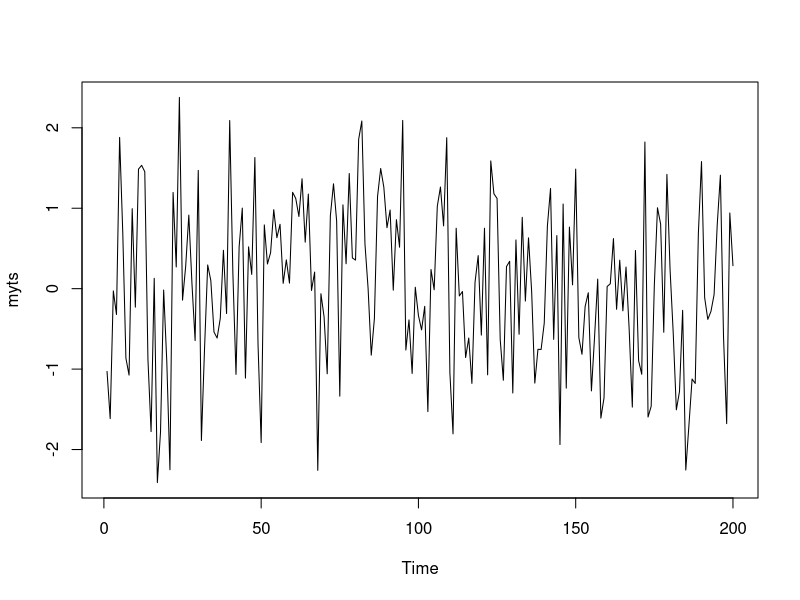
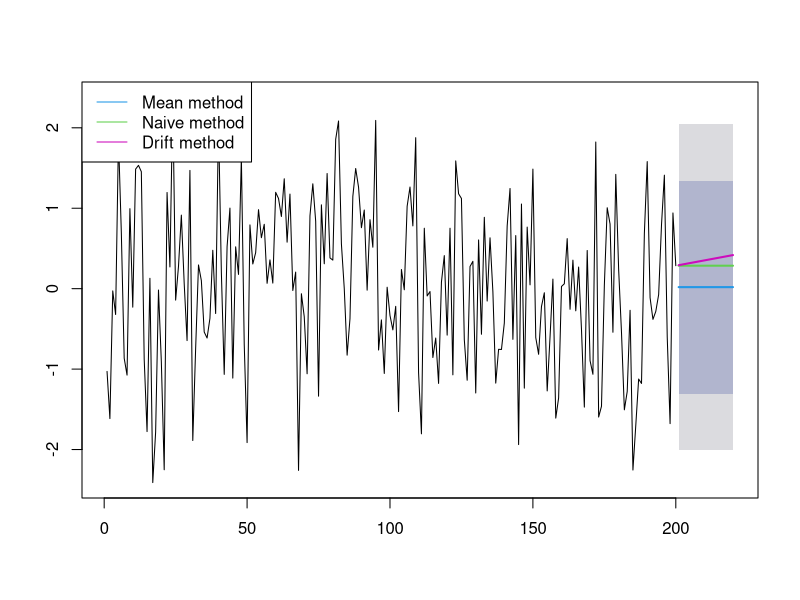
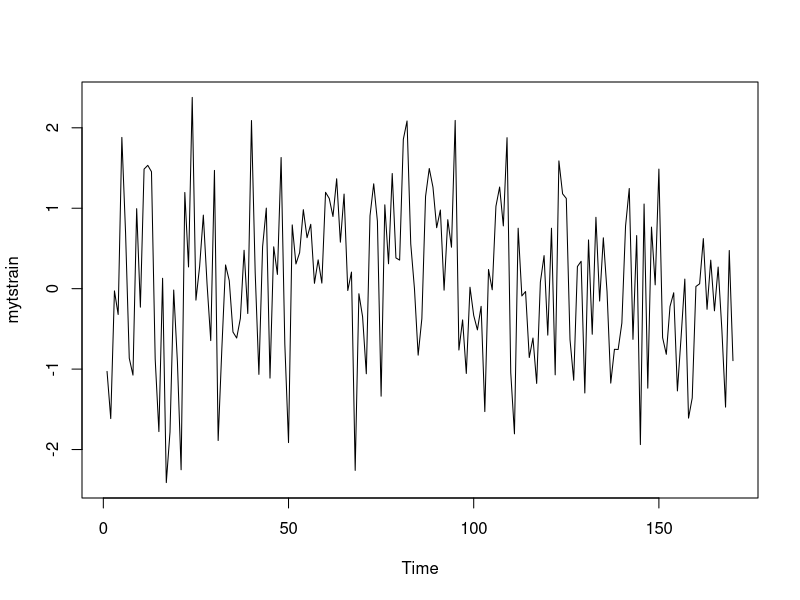
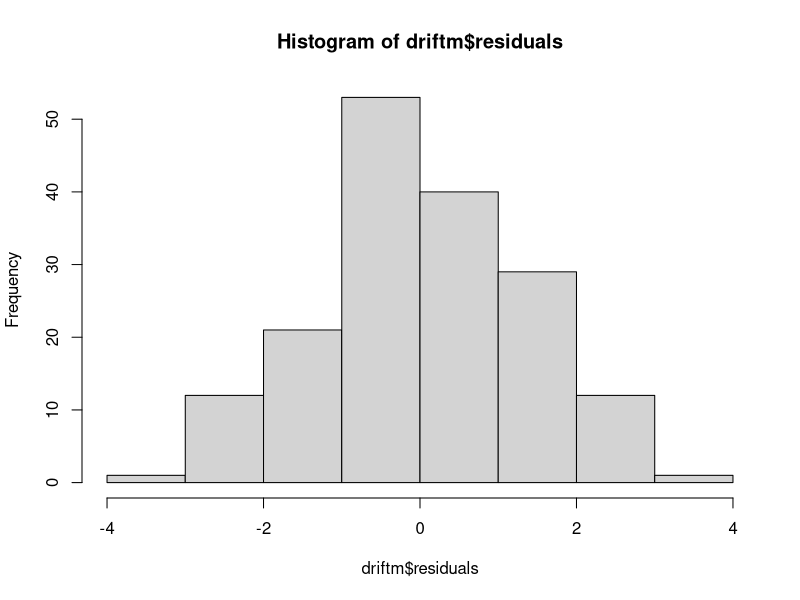
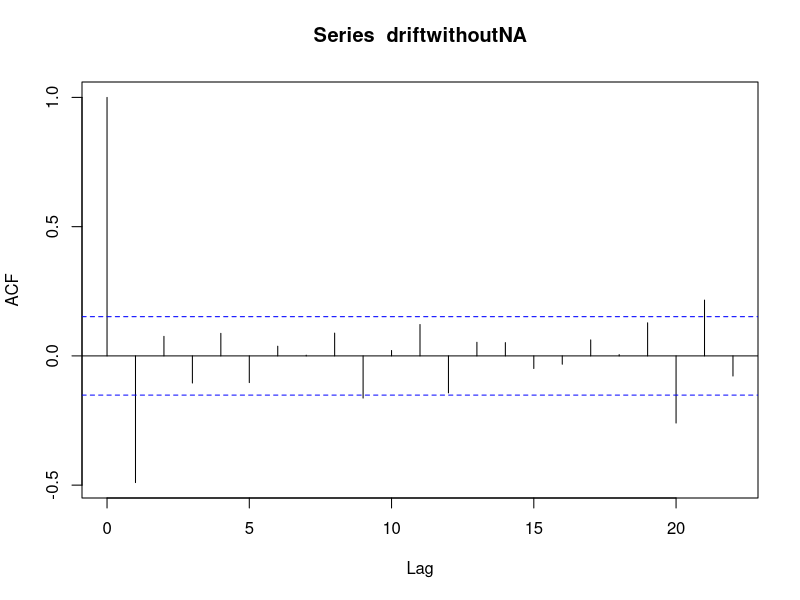
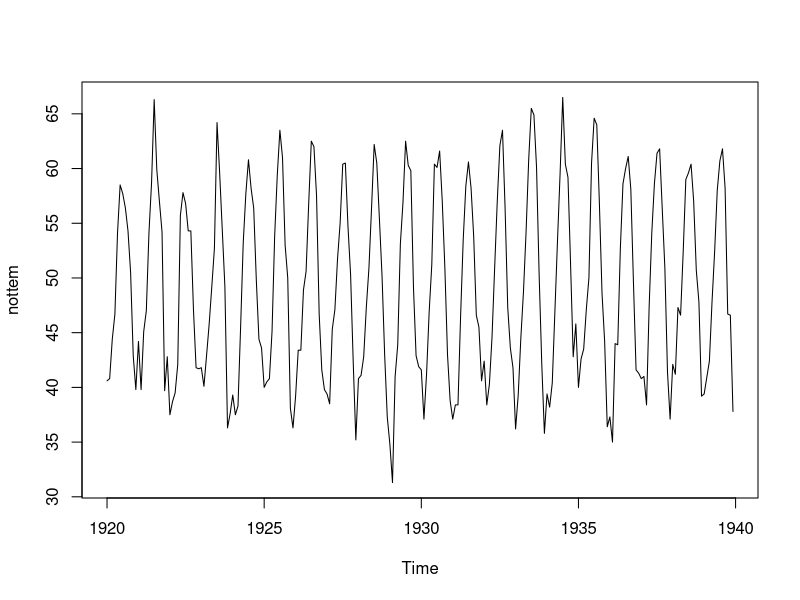
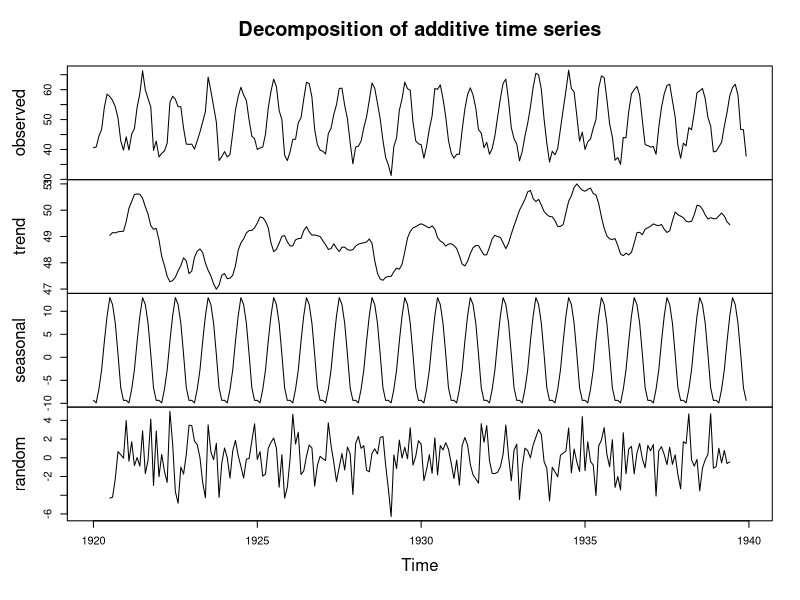
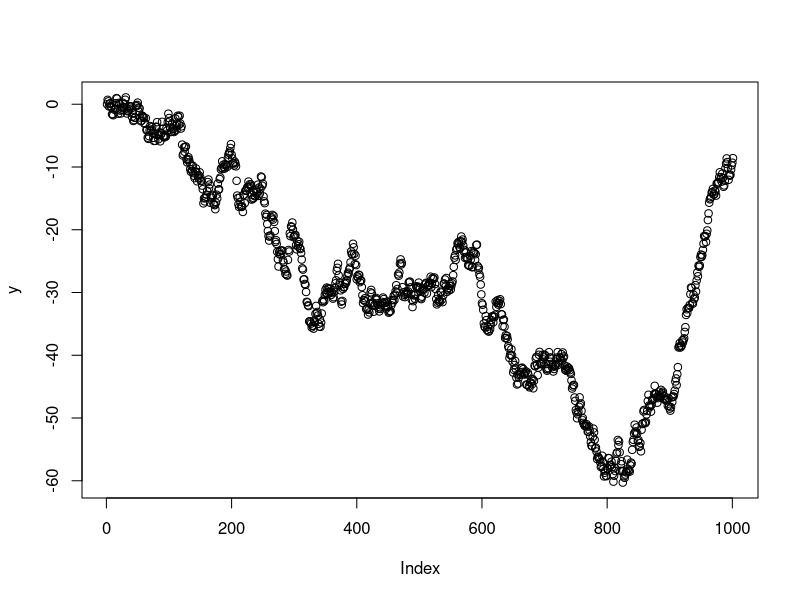

The R script that drew these images, in order:
#Time Series Notes - 02.21.2020
#Basic Forecasting Methods
#Simple forecasting methods can outperform more advanced models in certain circumstances
#General rules:
#a.) For mostly or completely random data, simple methods work best
#b.) Advanced models exploit patterns (eg: seasonality, trends) better
#With stock or financial data - primitive models do well
# 3 models
#1.) Naive method
#a.) Naive - last observation carried forward method;
#    projects last observation into future
#    use naive() function in 'forecast' package
#    can be tweaked to fill a seasonal dataset

#b.) Average method
#    calculates mean of data and projects that into future
#    use the meanf() function from 'forecast' package
#c.) Drift method
#    calculate difference between first and last observation;
#    carries that increase into future
#    use function rwf() function from 'forecast' package
set.seed(95)
#contains 200 random normally distributed numbers, starting in yr 1818
myts=ts(rnorm(200),start(1818))
#no pattern
plot(myts)
#Use 3 methods and compare by forecasting data 20 years
library(forecast)
meanm=meanf(myts,h=20)
naivem=naive(myts,h=20)
driftm=rwf(myts,h=20,drift=T)
plot(meanm,plot.conf=F,main="")
lines(naivem$mean,col=123,lwd=2)
lines(driftm$mean,col=22,lwd=2)
legend("topleft",lty=1,col=c(4,123,22),
       legend=c("Mean method",
                "Naive method",
                "Drift method"))

#----------Model Comparison----------#
#Ideally --> determine difference between actual value and forecast (residual)
#Simplest method - scale dependent error - all models you want
#to compare need to be on the same scale (eg: MAE, RMSE)
#1.) Mean Absolute Error (MAE)
#mean of all differences between actual and forecasted absolute values
#(kind of like average of residuals)
#2.) Root Mean Squared Error
# sample standard deviation of differences between actual and
# forecasted values
#3.) Mean Absolute Scaled Error (MASE)
#measures forecast error compared to error of naive forecast
# 0<x<1
# x=1   --> naive forecast (always picing last value observed)
# x=0.5 --> model has double the prediction accuracy as naive last value approach
# x=1   --> model needs a lot of improvement
#4.) Mean Absolute Percentage Error (MAPE)
#measures difference of forecast errors and divides by actual observation
# does not allow for 0 values
# put more weight on extreme values and positive errors
# scale independent - you can use it to compare models of different datasets
#5.) Akaike Information Criterion (AIC)
# common measure in forecasting, statistical modeling/ML
# great to compare complexity of diff models
# penalizes more complex models
# lower AIC score is better

set.seed(95)
myts=ts(rnorm(200),start(1818))
#Make a training dataset
mytstrain=window(myts,start=1,end=170)
plot(mytstrain)

library(forecast)
meanm=meanf(mytstrain,h=30)
naivem=naive(mytstrain,h=30)
driftm=rwf(mytstrain,h=30,drift=T)
mytstest=window(myts,start=170)
accuracy(meanm,mytstest)
accuracy(naivem,mytstest)
accuracy(driftm,mytstest)


#----------Residuals----------#
# you want all patterns in model, only randomness should stay
# in residuals

# residuals should be the container of randomness (data you cannot
# explain in mathematical terms) --> ideally mean=0 and constant variance

# residuals should be uncorrelated --> normal distribution

# correlations can be extracted via modeling tools (eg: differencing)
# diff - ensures normal distribution (constant var) might be impossible
# in some case, transformations though might help

var(meanm$residuals)
#1.0124
mean(meanm$residuals)
#0.00000000000

naivewithoutNA=naivem$residuals
naivewithoutNA=naivewithoutNA[2:168]
var(naivewithoutNA)
#1.759
mean(naivewithoutNA)
#-0.0026

driftwithoutNA=driftm$residuals
driftwithoutNA=driftwithoutNA[2:168]
var(driftwithoutNA)
#1.759
mean(driftwithoutNA)
#-0.003


#Plot the residuals --> its normal
hist(driftm$residuals)

#Autocorrelation Plot
acf(driftwithoutNA)
#if several bars above or below threshold levels - then we have autocorrelation
#5 bars outside threshold - means model could be improved
#significant autocorrelation
#might need to use a transformation


#----------Stationarity----------#

#1.) Does the data have the same statistical properties throughout the ts?
#      eg: variance, mean, autocorrelation

# most analytical procedures in ts require stationary data
# if data lacks stationary - transformation can be applied to data
# to make it stationary or it can be changed via differencing

# differencing adjusts data according to the time spans tht differ in
# variance or mean (extensively used in ARIMA models)

#----------De-trending

# Many ts have a trend in it --> mean changes as a result of the trend,
# causes underestimated predictions

#Solution:
#1.) Test if you get stationarity if you de-trend the dataset -->
#    take the trend component out of the dataset --> trend stationarity

#2.) If the procedure is not enough then you can use differencing -->
#     difference stationarity

#3.) Unit-root tests tell whether there is a trend stationarity or a difference
# stationarity

#  the first difference goes from one period to the very next one (2 successive steps)

#1st difference is stationary and random --> you have a random walk (each value
# is a random step away from the previous value)

#1st difference is stationary but not completely random (eg: values are auto correlated)
# requires a more sophisticated model (eg: exponential smoothing, ARIMA)

x=rnorm(1000) #no-unit root, stationary
library(tseries)
adf.test(x)
#p-value < 0.01 --> reject null hypothesis of non-stationarity


plot(nottem)
plot(decompose(nottem))
adf.test(nottem)

y=diffinv(x)  #non-stationary
plot(y)
#mean and variance could be changing

adf.test(y)
#p-value =0.99 --> confirms what we saw in plot, non-stationary



#----------Autocorrelation----------X

#statistical term which describes the correlation (or lack thereof) in a ts
# tells you whether previous obs influence more recent ones 

#lags: steps on a time scale

#always want to find out whether or not autocorrelation is present

#autocorrelation NOT found in random walk

#Methods to get calculation of autocorrelation
#1.) acf() - autocorrelation function
     # shows autocorrelation between time lags in ts
#2.) pacf - partial autocorrelation function
#3.) Durbin-Watson test 
     # gets autocorrelation only of first order bewteen 1 time point and 
     # immediate successor


#To use DW test for autocorrelation

#a.) Must chop off first and last observations
#b.) this step will provide 1 lag difference

length(lynx)
#114
head(lynx)
head(lynx[-1])
head(lynx[-114])

library(lmtest)
dwtest(lynx[-114]~lynx[-1])
#pval<0.0001 --> auto correlation > 0
#--------------------------------#
#Let's contrast this procedure with randomly normal distributed dataset
x=rnorm(700)
dwtest(x[-700]~x[-1])
#pvalue=0.4904 --> no autocorrelation in dataset

length(nottem)
#240
dwtest(nottem[-240]~nottem[-1])
#pval<0.0001 --> autocorrelation present


#----------ACF and PACF functions----------#
#Autocorrelation --> correlation coefficient between different time points (lags) in ts
#Partial autocorrelation --> correlation coeff. adjusted for all shorter lags in ts
#ACF function used to identify moving average (MA) part of ARIMA model
#PACF function identifies values for autoregressive part (AR)

par(mfrow=c(2,1))
acf(lynx,lag.max=20)
pacf(lynx,lag.max=20)
# dont worry about first bar in ACF - autocorr with itself


#Example 2: Random normal data
par(mfrow=c(1,1))
acf(rnorm(500),lag.max=20)



#Exercise

#1.) Get data and plot it, examine data and plot
set.seed(54)
myts=ts(c(rnorm(50,34,10),
          rnorm(67,7,1),
          runif(23,3,14)))

#myts=log(myts)
plot(myts)

#2.) Set up 3 forecasting models with 10 steps into future
#    Use naive, mean, drift
library(forecast)
meanm=meanf(myts,h=10)
naivem=naive(myts,h=10)
driftm=rwf(myts,h=10,drift=T)



#3.) Get plot with three forecasts, legend, reassemble plot
plot(meanm,plot.conf=F,main="")
lines(naivem$mean,col=123,lwd=2)
lines(driftm$mean,col=22,lwd=2)
legend("bottomleft",lty=1,col=c(4,123,22),
       legend=c("Mean method",
                "Naive method",
                "Drift method"))

#4.) Which method looks most promising?
#not the mean method, probably naive - puts all weight on most recent obs

#5.) Get error measures and compare them, do results match plot?
length(myts)
#140
mytstrain=window(myts,start=1,end=112)
plot(mytstrain)

library(forecast)
#make forecasting periods same length as test set
meanm=meanf(mytstrain,h=28)
naivem=naive(mytstrain,h=28)
driftm=rwf(mytstrain,h=28,drift=T)
mytstest=window(myts,start=112)
accuracy(meanm,mytstest)
accuracy(naivem,mytstest)
accuracy(driftm,mytstest)

#naive model seems to be the best

#6.) Check all relevant statistical traits
#    mean =0, no autocorr in residuals, equal vari, standard residual distribution
plot(naivem$residuals)
mean(naivem$residuals[2:112])
hist(naivem$residuals)
shapiro.test(naivem$residuals)
acf(naivem$residuals[2:112])
#7.  Examine trend results - any fixes needed?
#   what is the easiest tool to improve the model?

#lets just log it

#8.  Perform the whole analysis with log transformation
# check if assumptions are met

#improvement seen in acf function